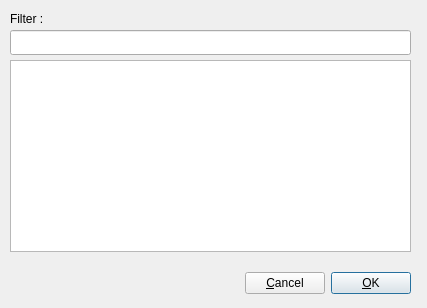
<?xml version="1.0" encoding="UTF-8"?>
<ui version="4.0">
 <class>studentSelectionFormClass</class>
 <widget class="QDialog" name="studentSelectionFormClass">
  <property name="geometry">
   <rect>
    <x>0</x>
    <y>0</y>
    <width>427</width>
    <height>308</height>
   </rect>
  </property>
  <property name="windowTitle">
   <string>Student selection</string>
  </property>
  <widget class="QWidget" name="layoutWidget">
   <property name="geometry">
    <rect>
     <x>10</x>
     <y>270</y>
     <width>401</width>
     <height>27</height>
    </rect>
   </property>
   <layout class="QHBoxLayout" name="horizontalLayout_2">
    <item>
     <spacer name="horizontalSpacer">
      <property name="orientation">
       <enum>Qt::Horizontal</enum>
      </property>
      <property name="sizeHint" stdset="0">
       <size>
        <width>40</width>
        <height>20</height>
       </size>
      </property>
     </spacer>
    </item>
    <item>
     <widget class="QPushButton" name="pushButtonCancel">
      <property name="text">
       <string>&amp;Cancel</string>
      </property>
      <property name="icon">
       <iconset resource="../res/global.qrc">
        <normaloff>:/global/cancel22.png</normaloff>:/global/cancel22.png</iconset>
      </property>
     </widget>
    </item>
    <item>
     <widget class="QPushButton" name="pushButtonOK">
      <property name="text">
       <string>&amp;OK</string>
      </property>
      <property name="icon">
       <iconset resource="../res/global.qrc">
        <normaloff>:/global/ok22.png</normaloff>:/global/ok22.png</iconset>
      </property>
      <property name="default">
       <bool>true</bool>
      </property>
     </widget>
    </item>
   </layout>
  </widget>
  <widget class="QTableWidget" name="tableWidgetStudents">
   <property name="geometry">
    <rect>
     <x>10</x>
     <y>60</y>
     <width>401</width>
     <height>192</height>
    </rect>
   </property>
   <property name="sizePolicy">
    <sizepolicy hsizetype="Expanding" vsizetype="Expanding">
     <horstretch>0</horstretch>
     <verstretch>0</verstretch>
    </sizepolicy>
   </property>
   <property name="minimumSize">
    <size>
     <width>0</width>
     <height>0</height>
    </size>
   </property>
   <property name="maximumSize">
    <size>
     <width>16777215</width>
     <height>16777215</height>
    </size>
   </property>
   <property name="editTriggers">
    <set>QAbstractItemView::NoEditTriggers</set>
   </property>
   <property name="selectionMode">
    <enum>QAbstractItemView::SingleSelection</enum>
   </property>
   <property name="selectionBehavior">
    <enum>QAbstractItemView::SelectRows</enum>
   </property>
   <property name="columnCount">
    <number>2</number>
   </property>
   <attribute name="horizontalHeaderVisible">
    <bool>false</bool>
   </attribute>
   <attribute name="horizontalHeaderStretchLastSection">
    <bool>true</bool>
   </attribute>
   <attribute name="verticalHeaderVisible">
    <bool>false</bool>
   </attribute>
   <column/>
   <column/>
  </widget>
  <widget class="QLineEdit" name="lineEditFilter">
   <property name="geometry">
    <rect>
     <x>10</x>
     <y>30</y>
     <width>401</width>
     <height>25</height>
    </rect>
   </property>
  </widget>
  <widget class="QLabel" name="label">
   <property name="geometry">
    <rect>
     <x>10</x>
     <y>10</y>
     <width>67</width>
     <height>17</height>
    </rect>
   </property>
   <property name="text">
    <string>Filter :</string>
   </property>
  </widget>
 </widget>
 <resources>
  <include location="../res/global.qrc"/>
 </resources>
 <connections/>
</ui>
